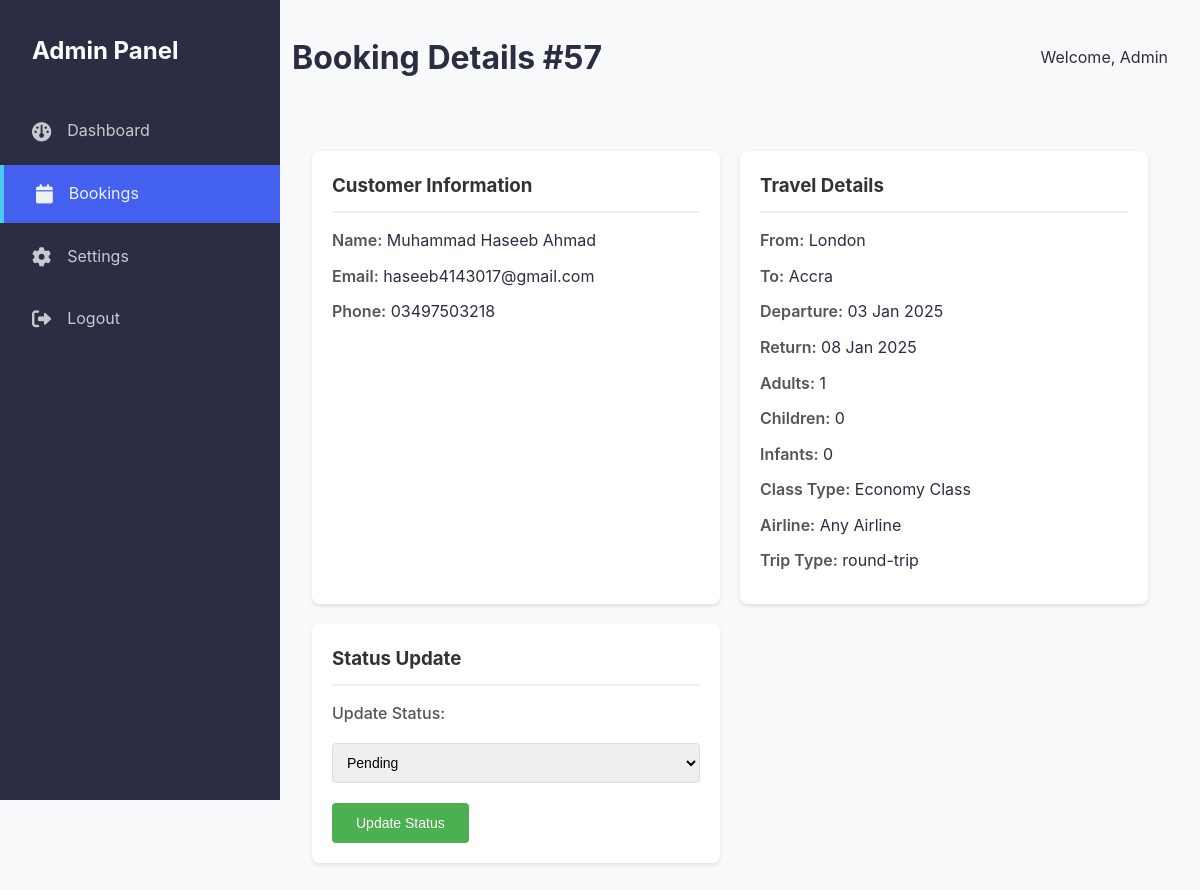
Page /project/admin/view-booking.php?id=57 (signed in) on the committed database.
### tables this page shows
CREATE TABLE IF NOT EXISTS `bookings` (
  `id` int NOT NULL AUTO_INCREMENT,
  `name` varchar(100) NOT NULL,
  `email` varchar(100) NOT NULL,
  `phone` varchar(20) NOT NULL,
  `from_location` varchar(100) NOT NULL,
  `to_location` varchar(100) NOT NULL,
  `departure_date` date NOT NULL,
  `return_date` date DEFAULT NULL,
  `FAdult` int NOT NULL,
  `FChild` int NOT NULL,
  `FInfant` int NOT NULL,
  `FClsType` enum('ECONOMY','PREMIUM','BUSINESS') NOT NULL DEFAULT 'ECONOMY',
  `passengers` int NOT NULL,
  `status` enum('pending','confirmed','cancelled') DEFAULT 'pending',
  `trip_type` enum('one-way','round-trip') DEFAULT 'round-trip',
  `FAirLine` varchar(10) NOT NULL DEFAULT 'ALL',
  `created_at` timestamp NULL DEFAULT CURRENT_TIMESTAMP,
  `deleted_at` timestamp NULL DEFAULT NULL,
  PRIMARY KEY (`id`),
  KEY `idx_class_type` (`FClsType`)
);

### project/admin/view-booking.php (the view, shortened to what this page needs)
<?php
require_once '../../private/config.php';
$booking_id = filter_var($_GET['id'], FILTER_SANITIZE_NUMBER_INT);
$sql = "SELECT b.*, COALESCE(b.FClsType, 'ECONOMY') as class_type FROM bookings b WHERE b.id = ? LIMIT 1";
$stmt = $conn->prepare($sql);
$stmt->bind_param("i", $booking_id);
$stmt->execute();
$result = $stmt->get_result();
$booking = $result->fetch_assoc();
function getAirlineName($code) {
    $airlines = [
        'ALL' => 'Any Airline',
        'BA' => 'British Airways',
        'KA' => 'Kenya Airways',
        'RAM' => 'Royal Air Maroc',
        'KLM' => 'KLM',
        'AF' => 'Air France',
        'TK' => 'Turkish Airlines',
        'EK' => 'Emirates',
        'QR' => 'Qatar Airways',
        'LH' => 'Lufthansa',
        'VS' => 'Virgin Atlantic',
        'WB' => 'Rwandair Express',
        'ET' => 'Ethiopian Air Lines',
        'LX' => 'Swiss'
    ];
    return $airlines[$code] ?? $code;
}
function formatClassType($classType) {
    $cleanType = strtoupper(trim($classType ?? 'ECONOMY'));
    $formattedTypes = [
        'ECONOMY' => 'Economy Class',
        'PREMIUM' => 'Premium Economy',
        'BUSINESS' => 'Business Class'
    ];
    return $formattedTypes[$cleanType] ?? 'Economy Class';
}
?>
<!DOCTYPE html>
<html lang="en">
<head>
    <link rel="stylesheet" href="../assets/css/admin.css">
    <link rel="stylesheet" href="https://cdnjs.cloudflare.com/ajax/libs/font-awesome/6.0.0/css/all.min.css">
</head>
<body>
    <div class="admin-container">
        <aside class="sidebar">
            <h2>Admin Panel</h2>
            <nav>
                <ul>
                    <li><a href="index.php"><i class="fas fa-dashboard"></i> Dashboard</a></li>
                    <li class="active"><a href="bookings.php"><i class="fas fa-calendar"></i> Bookings</a></li>
                    <li><a href="settings.php"><i class="fas fa-cog"></i> Settings</a></li>
                    <li><a href="logout.php"><i class="fas fa-sign-out-alt"></i> Logout</a></li>
                </ul>
            </nav>
        </aside>
        <main class="main-content">
            <header class="admin-header">
                <h1>Booking Details #<?php echo $booking['id']; ?></h1>
                <div class="admin-user">
                    <span>Welcome, Admin</span>
                </div>
            </header>
            <div class="booking-details">
                <div class="detail-card">
                    <h3>Customer Information</h3>
                    <p><strong>Name:</strong> <?php echo htmlspecialchars($booking['name']); ?></p>
                    <p><strong>Email:</strong> <?php echo htmlspecialchars($booking['email']); ?></p>
                    <p><strong>Phone:</strong> <?php echo htmlspecialchars($booking['phone']); ?></p>
                </div>
                <div class="detail-card">
                    <h3>Travel Details</h3>
                    <p><strong>From:</strong> <?php echo htmlspecialchars($booking['from_location']); ?></p>
                    <p><strong>To:</strong> <?php echo htmlspecialchars($booking['to_location']); ?></p>
                    <p><strong>Departure:</strong> <?php echo date('d M Y', strtotime($booking['departure_date'])); ?></p>
                    <p><strong>Return:</strong> <?php echo $booking['return_date'] ? date('d M Y', strtotime($booking['return_date'])) : 'N/A'; ?></p>
                    <p><strong>Adults:</strong> <?php echo htmlspecialchars($booking['FAdult']); ?></p>
                    <p><strong>Children:</strong> <?php echo htmlspecialchars($booking['FChild']); ?></p>
                    <p><strong>Infants:</strong> <?php echo htmlspecialchars($booking['FInfant']); ?></p>
                    <p><strong>Class Type:</strong> <?php
                        $classType = $booking['FClsType'] ?? 'ECONOMY';
                        echo htmlspecialchars(formatClassType($classType));
                    ?></p>
                    <p><strong>Airline:</strong> <?php echo htmlspecialchars(getAirlineName($booking['FAirLine'])); ?></p>
                    <p><strong>Trip Type:</strong> <?php echo htmlspecialchars($booking['trip_type']); ?></p>
                </div>
                <div class="detail-card">
                    <h3>Status Update</h3>
                    <form method="POST" action="">
                        <div class="form-group">
                            <label for="status">Update Status:</label>
                            <select name="status" id="status">
                                <option value="pending" <?php echo $booking['status'] === 'pending' ? 'selected' : ''; ?>>Pending</option>
                            </select>
                        </div>
                        <button type="submit" class="btn-update">Update Status</button>
                    </form>
                </div>
            </div>
        </main>
    </div>
</body>
</html>

### project/assets/css/admin.css (style rules this page uses)
:root { --primary: #4361ee; --secondary: #3f37c9; --success: #4cc9f0; --warning: #f72585; --info: #4895ef; --dark: #2b2d42; --gray: #8d99ae; --light-gray: #edf2f4; --white: #ffffff; --body-bg: #f8f9fa; --sidebar-bg: #2b2d42; --card-shadow: 0 2px 6px rgba(0, 0, 0, 0.1); }
* { margin: 0; padding: 0; box-sizing: border-box; }
body { font-family: 'Inter', sans-serif; background: var(--body-bg); color: var(--dark); line-height: 1.6; }
.admin-container { display: flex; min-height: 100vh; }
.sidebar { width: 260px; background: var(--sidebar-bg); color: var(--white); position: fixed; height: 100vh; overflow-y: auto; }
.main-content { flex: 1; margin-left: 260px; padding: 2rem; background: var(--body-bg); }
.sidebar { width: 280px; background: var(--sidebar-bg); padding: 2rem 0; }
.sidebar h2 { color: var(--white); padding: 0 2rem; margin-bottom: 2rem; font-size: 1.5rem; }
.sidebar nav ul { list-style: none; }
.sidebar nav ul li { margin-bottom: 5px; }
.sidebar nav ul li a { display: flex; align-items: center; padding: 1rem 2rem; color: var(--light-gray); text-decoration: none; transition: all 0.3s ease; opacity: 0.8; }
.sidebar nav ul li a i { margin-right: 1rem; font-size: 1.2rem; }
.sidebar nav ul li.active a, .sidebar nav ul li a:hover { background: var(--primary); opacity: 1; border-left: 4px solid var(--success); }
.main-content { flex: 1; padding: 2rem; background: var(--body-bg); }
.admin-header { display: flex; justify-content: space-between; align-items: center; margin-bottom: 2rem; padding-bottom: 1rem; border-bottom: 2px solid var(--peach-cream); }
.form-group { display: flex; flex-direction: column; gap: 0.5rem; }
.form-group label { font-weight: 500; color: var(--dark); }
.booking-details { display: grid; grid-template-columns: repeat(auto-fit, minmax(300px, 1fr)); gap: 20px; padding: 20px; }
.detail-card { background: #ffffff; border-radius: 8px; padding: 20px; box-shadow: 0 2px 4px rgba(0, 0, 0, 0.1); }
.detail-card h3 { color: #333; margin-bottom: 15px; padding-bottom: 10px; border-bottom: 2px solid #f0f0f0; }
.detail-card p { margin: 10px 0; line-height: 1.6; }
.detail-card strong { color: #555; font-weight: 600; }
.form-group { margin-bottom: 20px; }
.form-group label { display: block; margin-bottom: 8px; color: #555; font-weight: 500; }
.form-group select { width: 100%; padding: 10px; border: 1px solid #ddd; border-radius: 4px; font-size: 14px; }
.btn-update { background: #4CAF50; color: white; border: none; padding: 12px 24px; border-radius: 4px; cursor: pointer; font-size: 14px; transition: background 0.3s ease; }
select option[value="pending"] { color: #856404; }
.form-group select { max-width: 100%; box-sizing: border-box; }
.detail-card { word-wrap: break-word; overflow-wrap: break-word; }

### rows in the picture
bookings: id "57", name "Muhammad Haseeb Ahmad", email "haseeb4143017@gmail.com", phone "03497503218", from_location "London", to_location "Accra", departure_date "03 Jan 2025", return_date "08 Jan 2025", FAdult "1", FChild "0", FInfant "0", FClsType "Economy Class", FAirLine "Any Airline", trip_type "round-trip", status "Pending"
